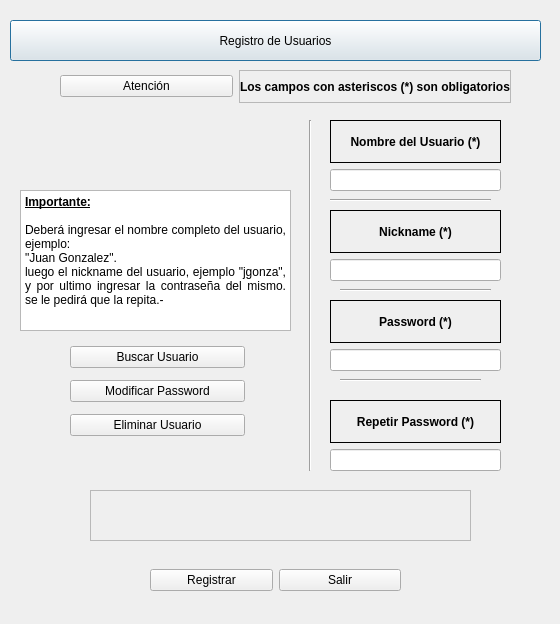
<?xml version="1.0" encoding="UTF-8"?>
<ui version="4.0">
 <class>DialogUserRegister</class>
 <widget class="QDialog" name="DialogUserRegister">
  <property name="geometry">
   <rect>
    <x>0</x>
    <y>0</y>
    <width>560</width>
    <height>624</height>
   </rect>
  </property>
  <property name="windowTitle">
   <string>Dialog</string>
  </property>
  <property name="windowIcon">
   <iconset>
    <activeon>:/icons/pix/oxygen/48x48/actions/user-group-new.png</activeon>
   </iconset>
  </property>
  <widget class="QPushButton" name="pushButton">
   <property name="geometry">
    <rect>
     <x>10</x>
     <y>20</y>
     <width>531</width>
     <height>41</height>
    </rect>
   </property>
   <property name="text">
    <string>Registro de Usuarios</string>
   </property>
   <property name="icon">
    <iconset>
     <activeon>:/icons/pix/oxygen/48x48/actions/user-group-new.png</activeon>
    </iconset>
   </property>
   <property name="iconSize">
    <size>
     <width>22</width>
     <height>22</height>
    </size>
   </property>
  </widget>
  <widget class="QTextBrowser" name="textBrowser">
   <property name="geometry">
    <rect>
     <x>20</x>
     <y>190</y>
     <width>271</width>
     <height>141</height>
    </rect>
   </property>
   <property name="html">
    <string>&lt;!DOCTYPE HTML PUBLIC &quot;-//W3C//DTD HTML 4.0//EN&quot; &quot;http://www.w3.org/TR/REC-html40/strict.dtd&quot;&gt;
&lt;html&gt;&lt;head&gt;&lt;meta name=&quot;qrichtext&quot; content=&quot;1&quot; /&gt;&lt;style type=&quot;text/css&quot;&gt;
p, li { white-space: pre-wrap; }
&lt;/style&gt;&lt;/head&gt;&lt;body style=&quot; font-family:'Sans Serif'; font-size:9pt; font-weight:400; font-style:normal;&quot;&gt;
&lt;p style=&quot; margin-top:0px; margin-bottom:0px; margin-left:0px; margin-right:0px; -qt-block-indent:0; text-indent:0px;&quot;&gt;&lt;span style=&quot; font-weight:600; text-decoration: underline;&quot;&gt;Importante:&lt;/span&gt;&lt;/p&gt;
&lt;p style=&quot;-qt-paragraph-type:empty; margin-top:0px; margin-bottom:0px; margin-left:0px; margin-right:0px; -qt-block-indent:0; text-indent:0px; font-weight:600; text-decoration: underline;&quot;&gt;&lt;br /&gt;&lt;/p&gt;
&lt;p align=&quot;justify&quot; style=&quot; margin-top:0px; margin-bottom:0px; margin-left:0px; margin-right:0px; -qt-block-indent:0; text-indent:0px;&quot;&gt;Deberá ingresar el nombre completo del usuario, ejemplo:&lt;/p&gt;
&lt;p align=&quot;justify&quot; style=&quot; margin-top:0px; margin-bottom:0px; margin-left:0px; margin-right:0px; -qt-block-indent:0; text-indent:0px;&quot;&gt;&amp;quot;Juan Gonzalez&amp;quot;.&lt;/p&gt;
&lt;p align=&quot;justify&quot; style=&quot; margin-top:0px; margin-bottom:0px; margin-left:0px; margin-right:0px; -qt-block-indent:0; text-indent:0px;&quot;&gt;luego el nickname del usuario, ejemplo &amp;quot;jgonza&amp;quot;, y por ultimo ingresar la contraseña del mismo. se le pedirá que la repita.-&lt;/p&gt;&lt;/body&gt;&lt;/html&gt;</string>
   </property>
  </widget>
  <widget class="Line" name="line">
   <property name="geometry">
    <rect>
     <x>330</x>
     <y>190</y>
     <width>161</width>
     <height>20</height>
    </rect>
   </property>
   <property name="orientation">
    <enum>Qt::Horizontal</enum>
   </property>
  </widget>
  <widget class="Line" name="line_2">
   <property name="geometry">
    <rect>
     <x>340</x>
     <y>280</y>
     <width>151</width>
     <height>20</height>
    </rect>
   </property>
   <property name="orientation">
    <enum>Qt::Horizontal</enum>
   </property>
  </widget>
  <widget class="Line" name="line_3">
   <property name="geometry">
    <rect>
     <x>340</x>
     <y>370</y>
     <width>141</width>
     <height>20</height>
    </rect>
   </property>
   <property name="orientation">
    <enum>Qt::Horizontal</enum>
   </property>
  </widget>
  <widget class="Line" name="line_4">
   <property name="geometry">
    <rect>
     <x>300</x>
     <y>120</y>
     <width>20</width>
     <height>351</height>
    </rect>
   </property>
   <property name="orientation">
    <enum>Qt::Vertical</enum>
   </property>
  </widget>
  <widget class="QWidget" name="layoutWidget">
   <property name="geometry">
    <rect>
     <x>330</x>
     <y>120</y>
     <width>171</width>
     <height>71</height>
    </rect>
   </property>
   <layout class="QVBoxLayout" name="verticalLayout">
    <item>
     <widget class="QLabel" name="label">
      <property name="font">
       <font>
        <weight>75</weight>
        <bold>true</bold>
       </font>
      </property>
      <property name="frameShape">
       <enum>QFrame::Box</enum>
      </property>
      <property name="text">
       <string>Nombre del Usuario (*)</string>
      </property>
      <property name="alignment">
       <set>Qt::AlignCenter</set>
      </property>
     </widget>
    </item>
    <item>
     <widget class="QLineEdit" name="nombre">
      <property name="alignment">
       <set>Qt::AlignCenter</set>
      </property>
     </widget>
    </item>
   </layout>
  </widget>
  <widget class="QWidget" name="layoutWidget">
   <property name="geometry">
    <rect>
     <x>330</x>
     <y>210</y>
     <width>171</width>
     <height>71</height>
    </rect>
   </property>
   <layout class="QVBoxLayout" name="verticalLayout_2">
    <item>
     <widget class="QLabel" name="label_2">
      <property name="font">
       <font>
        <weight>75</weight>
        <bold>true</bold>
       </font>
      </property>
      <property name="frameShape">
       <enum>QFrame::Box</enum>
      </property>
      <property name="text">
       <string>Nickname (*)</string>
      </property>
      <property name="alignment">
       <set>Qt::AlignCenter</set>
      </property>
     </widget>
    </item>
    <item>
     <widget class="QLineEdit" name="nickname">
      <property name="alignment">
       <set>Qt::AlignCenter</set>
      </property>
     </widget>
    </item>
   </layout>
  </widget>
  <widget class="QWidget" name="layoutWidget">
   <property name="geometry">
    <rect>
     <x>330</x>
     <y>300</y>
     <width>171</width>
     <height>71</height>
    </rect>
   </property>
   <layout class="QVBoxLayout" name="verticalLayout_3">
    <item>
     <widget class="QLabel" name="label_3">
      <property name="font">
       <font>
        <weight>75</weight>
        <bold>true</bold>
       </font>
      </property>
      <property name="frameShape">
       <enum>QFrame::Box</enum>
      </property>
      <property name="text">
       <string>Password (*)</string>
      </property>
      <property name="alignment">
       <set>Qt::AlignCenter</set>
      </property>
     </widget>
    </item>
    <item>
     <widget class="QLineEdit" name="pass">
      <property name="echoMode">
       <enum>QLineEdit::Password</enum>
      </property>
      <property name="alignment">
       <set>Qt::AlignCenter</set>
      </property>
     </widget>
    </item>
   </layout>
  </widget>
  <widget class="QWidget" name="layoutWidget">
   <property name="geometry">
    <rect>
     <x>330</x>
     <y>400</y>
     <width>171</width>
     <height>71</height>
    </rect>
   </property>
   <layout class="QVBoxLayout" name="verticalLayout_4">
    <item>
     <widget class="QLabel" name="label_4">
      <property name="font">
       <font>
        <weight>75</weight>
        <bold>true</bold>
       </font>
      </property>
      <property name="frameShape">
       <enum>QFrame::Box</enum>
      </property>
      <property name="text">
       <string>Repetir Password (*)</string>
      </property>
      <property name="alignment">
       <set>Qt::AlignCenter</set>
      </property>
     </widget>
    </item>
    <item>
     <widget class="QLineEdit" name="pass1">
      <property name="echoMode">
       <enum>QLineEdit::Password</enum>
      </property>
      <property name="alignment">
       <set>Qt::AlignCenter</set>
      </property>
     </widget>
    </item>
   </layout>
  </widget>
  <widget class="QWidget" name="layoutWidget">
   <property name="geometry">
    <rect>
     <x>150</x>
     <y>560</y>
     <width>251</width>
     <height>41</height>
    </rect>
   </property>
   <layout class="QHBoxLayout" name="horizontalLayout">
    <item>
     <widget class="QPushButton" name="pushButton_2">
      <property name="text">
       <string>Registrar</string>
      </property>
      <property name="icon">
       <iconset>
        <activeon>:/icons/pix/oxygen/48x48/actions/mail-mark-notjunk.png</activeon>
       </iconset>
      </property>
      <property name="iconSize">
       <size>
        <width>22</width>
        <height>22</height>
       </size>
      </property>
     </widget>
    </item>
    <item>
     <widget class="QPushButton" name="pushButton_3">
      <property name="text">
       <string>Salir</string>
      </property>
      <property name="icon">
       <iconset>
        <activeon>:/icons/pix/oxygen/48x48/actions/edit-delete.png</activeon>
       </iconset>
      </property>
      <property name="iconSize">
       <size>
        <width>22</width>
        <height>22</height>
       </size>
      </property>
     </widget>
    </item>
   </layout>
  </widget>
  <widget class="QLabel" name="mensaje">
   <property name="geometry">
    <rect>
     <x>90</x>
     <y>490</y>
     <width>381</width>
     <height>51</height>
    </rect>
   </property>
   <property name="font">
    <font>
     <weight>75</weight>
     <bold>true</bold>
    </font>
   </property>
   <property name="frameShape">
    <enum>QFrame::StyledPanel</enum>
   </property>
   <property name="frameShadow">
    <enum>QFrame::Raised</enum>
   </property>
   <property name="text">
    <string/>
   </property>
   <property name="alignment">
    <set>Qt::AlignCenter</set>
   </property>
  </widget>
  <widget class="QWidget" name="layoutWidget">
   <property name="geometry">
    <rect>
     <x>70</x>
     <y>340</y>
     <width>175</width>
     <height>103</height>
    </rect>
   </property>
   <layout class="QVBoxLayout" name="verticalLayout_5">
    <item>
     <widget class="QPushButton" name="buscarUsuario">
      <property name="text">
       <string>Buscar Usuario</string>
      </property>
      <property name="icon">
       <iconset>
        <activeon>:/icons/pix/oxygen/48x48/status/meeting-observer.png</activeon>
       </iconset>
      </property>
      <property name="iconSize">
       <size>
        <width>22</width>
        <height>22</height>
       </size>
      </property>
     </widget>
    </item>
    <item>
     <widget class="QPushButton" name="modificarPass">
      <property name="text">
       <string>Modificar Password</string>
      </property>
      <property name="icon">
       <iconset>
        <activeon>:/icons/pix/oxygen/48x48/status/meeting-participant-optional.png</activeon>
       </iconset>
      </property>
      <property name="iconSize">
       <size>
        <width>22</width>
        <height>22</height>
       </size>
      </property>
     </widget>
    </item>
    <item>
     <widget class="QPushButton" name="eliminarUser">
      <property name="text">
       <string>Eliminar Usuario</string>
      </property>
      <property name="icon">
       <iconset>
        <activeon>:/icons/pix/oxygen/48x48/status/meeting-participant-reply.png</activeon>
       </iconset>
      </property>
      <property name="iconSize">
       <size>
        <width>22</width>
        <height>22</height>
       </size>
      </property>
     </widget>
    </item>
   </layout>
  </widget>
  <widget class="QWidget" name="layoutWidget_2">
   <property name="geometry">
    <rect>
     <x>60</x>
     <y>70</y>
     <width>451</width>
     <height>33</height>
    </rect>
   </property>
   <layout class="QHBoxLayout" name="horizontalLayout_8">
    <item>
     <widget class="QPushButton" name="pushButton_4">
      <property name="text">
       <string>Atención</string>
      </property>
      <property name="icon">
       <iconset>
        <activeon>:/icons/pix/oxygen/48x48/status/security-medium.png</activeon>
       </iconset>
      </property>
      <property name="iconSize">
       <size>
        <width>22</width>
        <height>22</height>
       </size>
      </property>
     </widget>
    </item>
    <item>
     <widget class="QLabel" name="label_11">
      <property name="font">
       <font>
        <weight>75</weight>
        <bold>true</bold>
       </font>
      </property>
      <property name="frameShape">
       <enum>QFrame::StyledPanel</enum>
      </property>
      <property name="frameShadow">
       <enum>QFrame::Raised</enum>
      </property>
      <property name="text">
       <string>Los campos con asteriscos (*) son obligatorios</string>
      </property>
      <property name="alignment">
       <set>Qt::AlignCenter</set>
      </property>
     </widget>
    </item>
   </layout>
  </widget>
  <zorder>layoutWidget</zorder>
  <zorder>layoutWidget</zorder>
  <zorder>layoutWidget</zorder>
  <zorder>layoutWidget</zorder>
  <zorder>layoutWidget</zorder>
  <zorder>layoutWidget</zorder>
  <zorder>pushButton</zorder>
  <zorder>textBrowser</zorder>
  <zorder>line</zorder>
  <zorder>line_2</zorder>
  <zorder>line_3</zorder>
  <zorder>line_4</zorder>
  <zorder>mensaje</zorder>
  <zorder>layoutWidget_2</zorder>
 </widget>
 <resources/>
 <connections/>
</ui>
